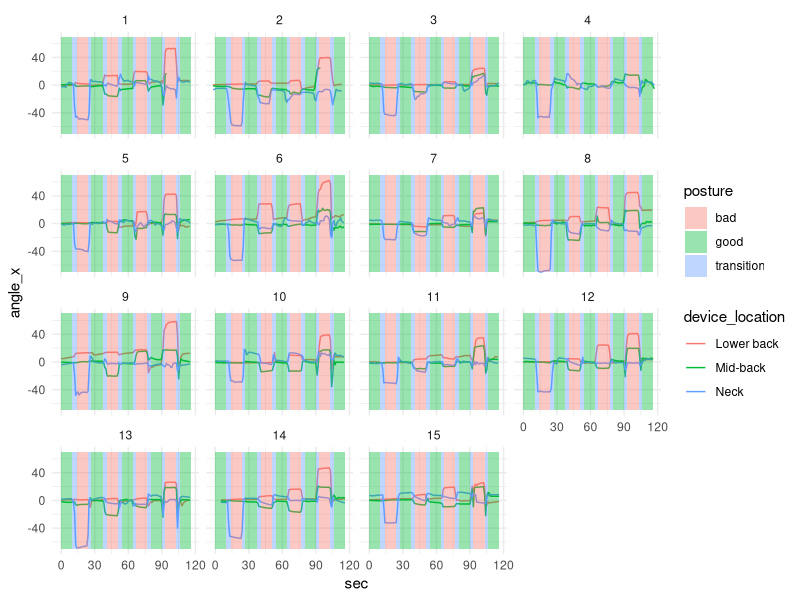
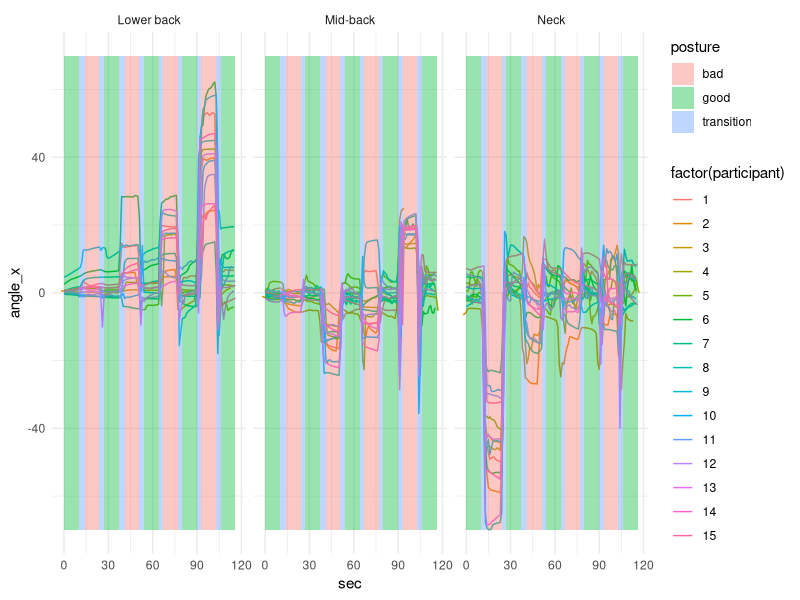
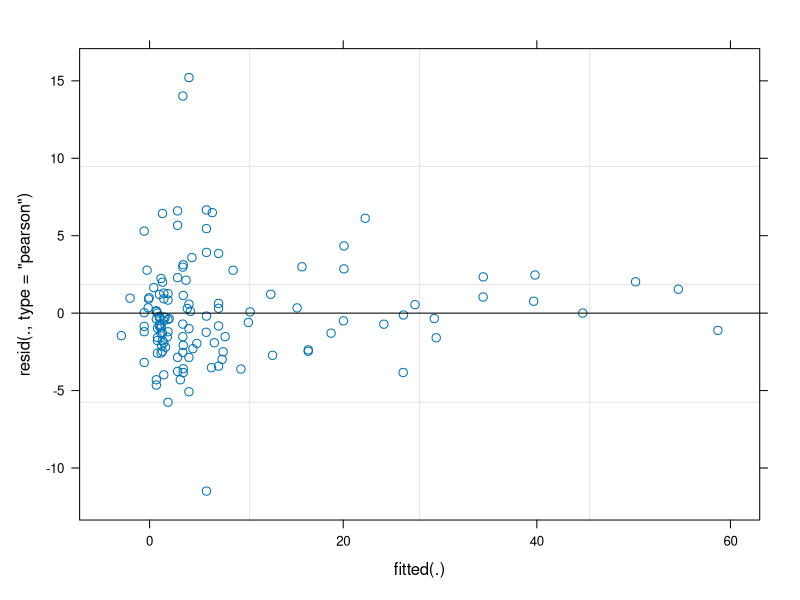
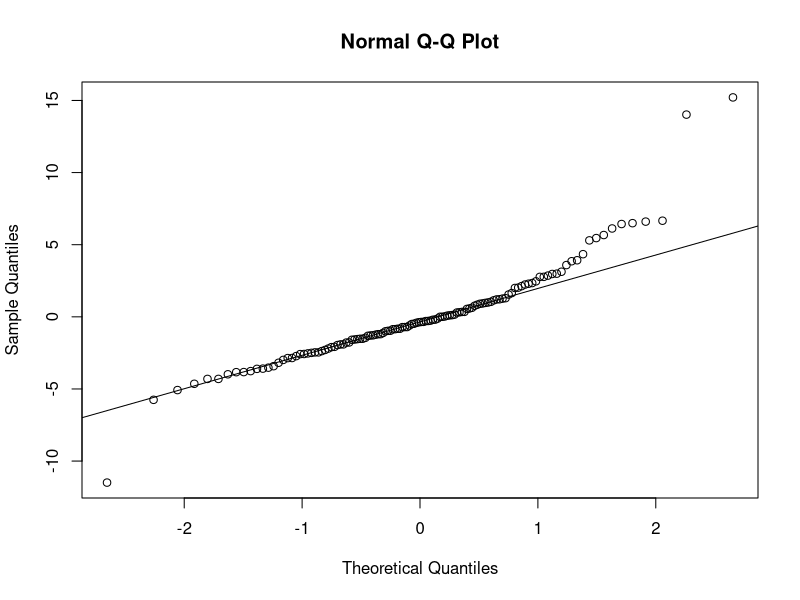
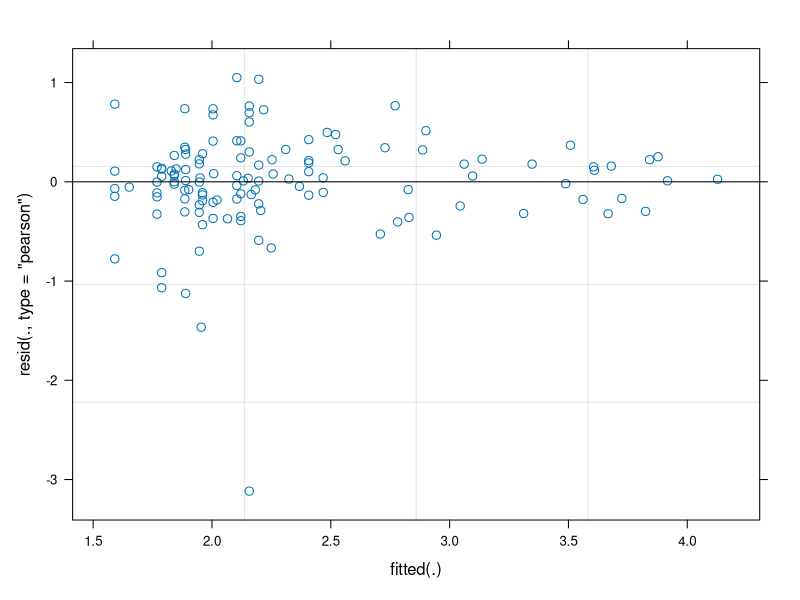
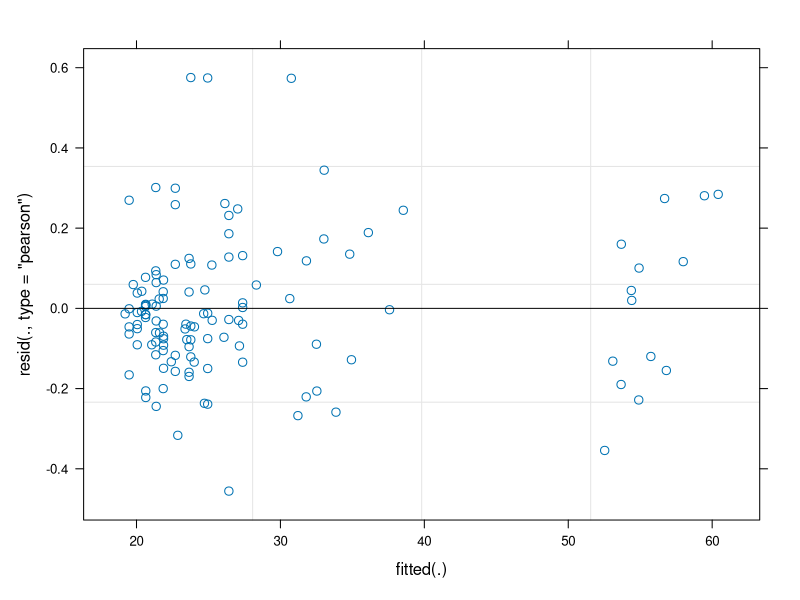
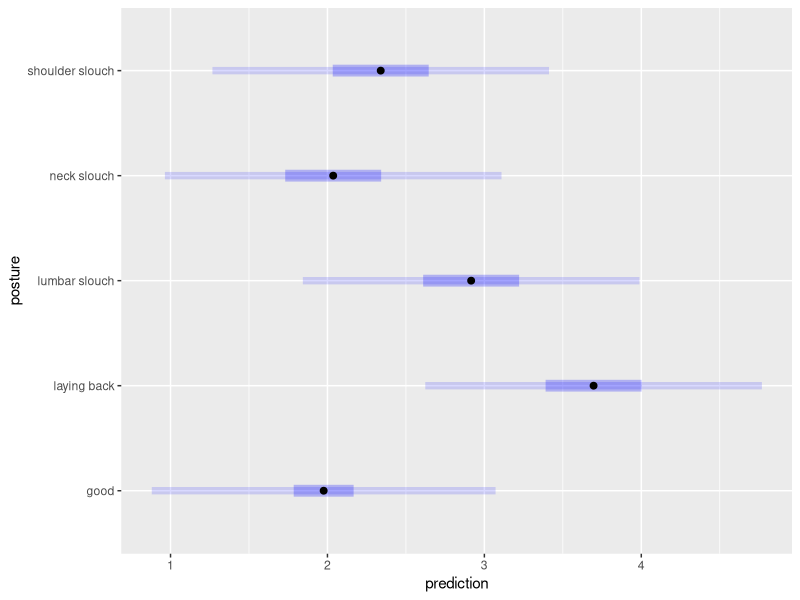
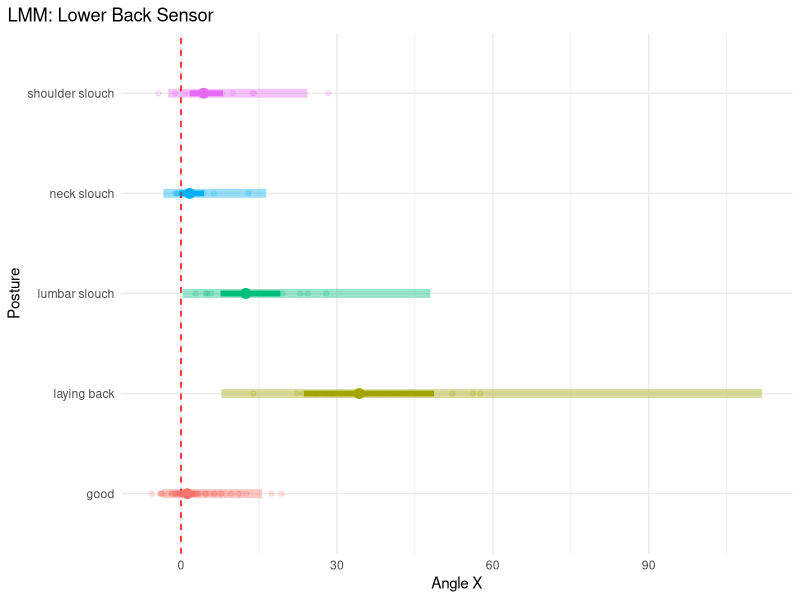

Recreate these plots in R, in order.
## ---- chunk 1
#| message: false
library(tidyverse)
library(here)
library(lubridate)
library(lme4)
library(nlme)
library(car)
library(emmeans)
## ---- chunk 2
instructed <- read_csv(here("data", "instructed.csv"))
## ---- chunk 3
instructed_agg <- instructed %>%
  mutate(sec = floor(time)) %>%
  group_by(participant, device_location, posture, sec) %>%
  summarize(angle_x = mean(angle_x), .groups = "keep")
## ---- chunk 4
instructed_agg_nested <- instructed %>%
  mutate(nested_sec = floor(nested_time)) %>%
  group_by(participant, device_location, posture, nested_sec) %>%
  summarize(angle_x = mean(angle_x), .groups = "keep")
## ---- chunk 5
#| message: false
model_data <- instructed_agg_nested %>% 
  filter(posture != "transition") %>%
  group_by(participant, device_location, posture) %>%
  summarize(angle_x = mean(angle_x, na.rm = TRUE)) %>%
  ungroup() %>%
  pivot_wider(id_cols = c(participant, posture), names_from = device_location, values_from = angle_x) %>%
  mutate(posture = if_else(str_detect(posture, "good"), "good", posture)) %>%
  ungroup() %>%
  rename(
    "lower_back" = 3,
    "mid_back" = 4,
    "neck" = 5
  )
## ---- chunk 6
xmin <- c(0,10,14,24,27,37,41,51,54,64,67,77,80,90,93,103,106)
xmax <- lead(xmin,1)
xmax[17] <- 116
ymin <- rep(-70,17)
ymax <- rep(70,17)



time_ranges <- data.frame(
  xmin = xmin, 
  xmax = xmax, 
  ymin = ymin, 
  ymax = ymax,
  posture = c(rep(c("good", "transition", "bad", "transition"), 4), "good"))
## ---- chunk 7
instructed_agg %>%
  ggplot() +
  geom_line(aes(x = sec, y = angle_x, color = device_location)) +
  geom_rect(aes(xmin = xmin, xmax = xmax, ymin = ymin, ymax = ymax, fill = posture), alpha = 0.4, data = time_ranges) +
  theme_minimal() +
  facet_wrap(~participant)
## ---- chunk 8
instructed_agg %>%
  ggplot() +
  geom_line(aes(x = sec, y = angle_x, color = factor(participant))) +
  geom_rect(aes(xmin = xmin, xmax = xmax, ymin = ymin, ymax = ymax, fill = posture), alpha = 0.4, data = time_ranges) +
  theme_minimal() +
  facet_wrap(~device_location)
## ---- chunk 9

### Lower Back


lmer_lb <- lmer(lower_back ~  posture + (1 + posture  | participant), data = model_data)

plot(lmer_lb)
qqnorm(residuals(lmer_lb))
qqline(residuals(lmer_lb))

lmer_log_lb <- lmer_lb <- lmer(log(lower_back + 6) ~  posture + (1 | participant), data = model_data)


glmer_lb <- glmer((lower_back + 20) ~  posture + (1 | participant), family = Gamma(link = "identity"), data = model_data)


plot(lmer_log_lb)

S(glmer_lb)
plot(glmer_lb)
## ---- chunk 10
#| warning: false
custom_combos <- data.frame(
  posture = model_data$posture %>% unique()
)

custom_preds <- ref_grid(
  lmer_lb,
  data = custom_combos,
  cov.reduce = FALSE,
)

model_preds_lb <- emmeans(custom_preds, 
                         specs = ~ posture,
                         type = "response"
                         ) %>% 
  as_tibble()

model_preds_lb_pi <- predict(custom_preds, 
                         specs = ~ posture,
                         type = "response",
                         interval = "prediction"
                         ) %>% 
  as_tibble()

plot(custom_preds, PIs = TRUE, )

model_preds_lb %>%
  ggplot(aes(color = posture)) +

  # confidence interval
  geom_point(aes(y = posture, x = response), size = 3) +
  # geom_errorbar(aes(y = posture, xmin = asymp.LCL, xmax = asymp.UCL)) +
  geom_errorbar(aes(y = posture, xmin = lower.CL, xmax = upper.CL), width = 0, size = 2) +

  # prediction interval
  geom_point(data = model_preds_lb_pi,
             aes(y = posture, x = prediction)) +
  geom_errorbar(data = model_preds_lb_pi,
                aes(y = posture, xmin = lower.PL, xmax = upper.PL), width =0, size = 3, alpha = .4) +

  geom_vline(aes(xintercept = xint), lty = 2, color = "red", data = data.frame(xint = 0)) +
  
  # observed
  geom_point(data = model_data,
             aes(x = lower_back,
                 y = posture),
             alpha = 0.2) +
  theme_minimal() +
  labs(
    title = "LMM: Lower Back Sensor",
    x = "Angle X",
    y = "Posture"
    ) +
  theme(legend.position = "none",
        plot.title.position = "plot")

## ---- chunk 11
lmer_mb <- lmer(mid_back ~ posture + (1 | participant), data = model_data)

plot(lmer_mb)
qqnorm(residuals(lmer_mb))
qqline(residuals(lmer_mb))

glmer_mb <- glmer(mid_back+40 ~ posture + (1  | participant), family = Gamma(link = "identity"), data = model_data)



S(glmer_mb)
# Anova(glmer_mb)
plot(glmer_mb)
## ---- chunk 12
#| warning: false
custom_combos <- data.frame(
  posture = model_data$posture %>% unique()
)

custom_preds <- ref_grid(
  lmer_mb,
  data = custom_combos,
  cov.reduce = FALSE,
)

model_preds_mb <- emmeans(custom_preds, 
                         specs = ~ posture,
                         type = "response"
                         ) %>% 
  as_tibble()

model_preds_mb_pi <- predict(custom_preds, 
                         specs = ~ posture,
                         type = "response",
                         interval = "prediction"
                         ) %>% 
  as_tibble()

plot(custom_preds, PIs = TRUE, )

model_preds_mb %>%
  ggplot(aes(color = posture)) +

  # confidence interval
  geom_point(aes(y = posture, x = emmean), size = 3) +
  # geom_errorbar(aes(y = posture, xmin = asymp.LCL, xmax = asymp.UCL)) +
  geom_errorbar(aes(y = posture, xmin = lower.CL, xmax = upper.CL), width = 0) +

  # prediction interval
  geom_point(data = model_preds_mb_pi,
             aes(y = posture, x = prediction)) +
  geom_errorbar(data = model_preds_mb_pi,
                aes(y = posture, xmin = lower.PL, xmax = upper.PL), width = 0, size = 2, alpha = .4) +

  geom_vline(aes(xintercept = xint), lty = 2, color = "red", data = data.frame(xint = 0)) +
  
  # observed
  geom_point(data = model_data,
             aes(x = mid_back,
                 y = posture),
             alpha = 0.2) +
  theme_minimal() +
  labs(
    title = "LMM: Mid Back Sensor",
    x = "Angle X",
    y = "Posture"
    ) +
  theme(legend.position = "none",
        plot.title.position = "plot")
## ---- chunk 13
lmer_n <- lmer(neck ~ posture + (1 | participant), data = model_data)

plot(lmer_n)
qqnorm(residuals(lmer_n))
qqline(residuals(lmer_n))


glmer_n <- glmer((neck*-1/10)+5 ~ posture + (1 | participant), family = Gamma(link = "identity"), data = model_data)


S(glmer_n)
Anova(glmer_n)
plot(glmer_n)
## ---- chunk 14

#| warning: false
custom_combos <- data.frame(
  posture = model_data$posture %>% unique()
)

custom_preds <- ref_grid(
  lmer_n,
  data = custom_combos,
  cov.reduce = FALSE,
)

model_preds_n <- emmeans(custom_preds, 
                         specs = ~ posture,
                         type = "response"
                         ) %>% 
  as_tibble()

model_preds_n_pi <- predict(custom_preds, 
                         specs = ~ posture,
                         type = "response",
                         interval = "prediction"
                         ) %>% 
  as_tibble()

plot(custom_preds, PIs = TRUE)

model_preds_n %>%
  ggplot(aes(color = posture)) +

  # confidence interval
  geom_point(aes(y = posture, x = emmean), size = 3) +
  # geom_errorbar(aes(y = posture, xmin = asymp.LCL, xmax = asymp.UCL)) +
  geom_errorbar(aes(y = posture, xmin = lower.CL, xmax = upper.CL), width = 0) +

  # prediction interval
  geom_point(data = model_preds_n_pi,
             aes(y = posture, x = prediction)) +
  geom_errorbar(data = model_preds_n_pi,
                aes(y = posture, xmin = lower.PL, xmax = upper.PL), width = 0, size = 2, alpha = .4) +

  geom_vline(aes(xintercept = xint), lty = 2, color = "red", data = data.frame(xint = 0)) +
  
  # observed
  geom_point(data = model_data,
             aes(x = neck,
                 y = posture),
             alpha = 0.2) +
  theme_minimal() +
  labs(
    title = "LMM: Neck Sensor",
    x = "Angle X",
    y = "Posture"
    ) +
  theme(legend.position = "none",
        plot.title.position = "plot")
